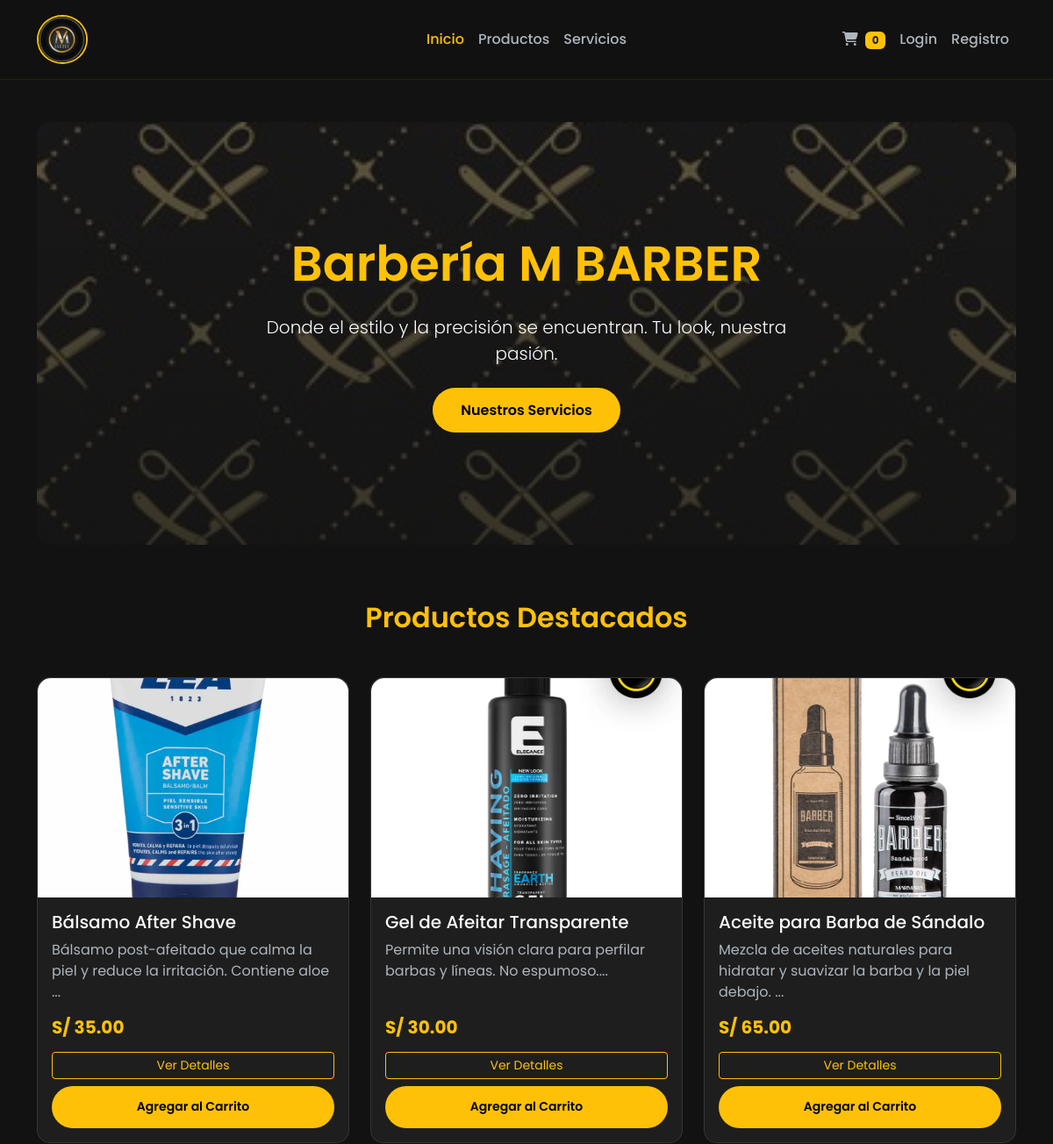
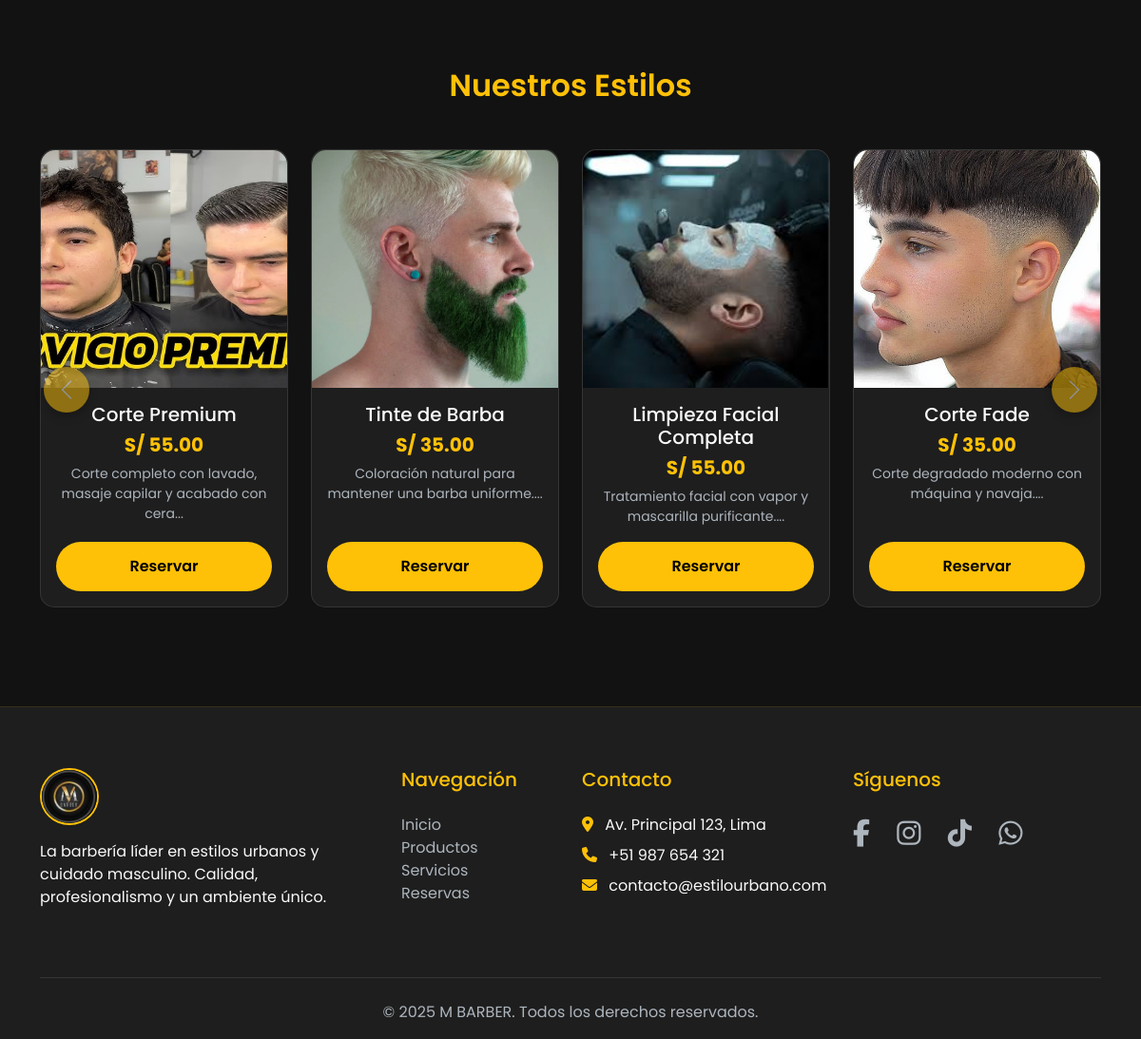
The page /pages/inicio.php on the database its author committed (2 pictures, top to bottom).
### tables this page shows
CREATE TABLE `productos` (
  `IdProductos` int(11) NOT NULL,
  `NombreProductos` varchar(200) NOT NULL,
  `DescripcionProductos` text NOT NULL,
  `PrecioProductos` decimal(10,2) NOT NULL,
  `StockProductos` int(11) NOT NULL DEFAULT 0,
  `IdCategorias` int(11) NOT NULL,
  `ActivoProductos` tinyint(1) NOT NULL DEFAULT 1
);

CREATE TABLE `imagenes` (
  `IdImagen` int(11) NOT NULL,
  `Tipo` enum('servicio','producto','barbero') NOT NULL,
  `IdRelacionado` int(11) NOT NULL,
  `RutaImagen` varchar(255) NOT NULL
);

CREATE TABLE `servicios` (
  `IdServicios` int(11) NOT NULL,
  `TipoServicios` varchar(100) DEFAULT NULL,
  `PrecioServicios` decimal(18,2) NOT NULL,
  `DescripcionServicios` text DEFAULT NULL,
  `DuracionMinutos` int(10) NOT NULL,
  `ActivoServicios` tinyint(1) NOT NULL DEFAULT 1
);

### includes/functions.php (called while the page is built, shortened)
<?php
function isLoggedIn() {
    return isset($_SESSION['user_type']) && $_SESSION['user_type'] === 'cliente';
}
function getCart() {
    return $_SESSION['cart'] ?? [];
}
?>

### pages/inicio.php (the view, shortened to what this page needs)
<?php
require_once '../includes/functions.php';
include '../includes/header.php';
?>
<div class="hero-section">
    <div class="container">
        <h1 class="display-4">Barbería M BARBER</h1>
        <p class="lead">Donde el estilo y la precisión se encuentran. Tu look, nuestra pasión.</p>
        <a href="servicios.php" class="btn btn-custom-yellow">Nuestros Servicios</a>
    </div>
</div>
<h2 class="section-title">Productos Destacados</h2>
<div class="row mb-5" id="featuredProductsList">
    <?php
    $stmt = $pdo->query("SELECT * FROM productos WHERE ActivoProductos = 1 AND IdCategorias = 8 ORDER BY RAND() LIMIT 3");
    while ($prod = $stmt->fetch(PDO::FETCH_ASSOC)):
        $stmt_img = $pdo->prepare("SELECT RutaImagen FROM imagenes WHERE Tipo = 'producto' AND IdRelacionado = ?");
        $stmt_img->execute([$prod['IdProductos']]);
        $imagen = $stmt_img->fetchColumn();
        $rutaImagen = $imagen ?: '../assets/images/productos/default.jpg';
    ?>
        <div class="col-lg-4 col-md-6 mb-4">
            <div class="card item-card h-100">
                <img src="<?php echo htmlspecialchars($rutaImagen); ?>" class="card-img-top" alt="<?php echo htmlspecialchars($prod['NombreProductos']); ?>">
                <div class="card-body d-flex flex-column">
                    <h5 class="card-title"><?php echo htmlspecialchars($prod['NombreProductos']); ?></h5>
                    <p class="card-text flex-grow-1"><?php echo htmlspecialchars(substr($prod['DescripcionProductos'], 0, 80)); ?>...</p>
                    <h4 class="price mb-3">S/ <?php echo number_format($prod['PrecioProductos'], 2); ?></h4>
                    <div class="mt-auto d-grid gap-2">
                        <button class="btn btn-outline-warning btn-sm"
                                data-bs-toggle="modal"
                                data-bs-target="#modalProducto"
                                data-id="<?php echo $prod['IdProductos']; ?>"
                                data-nombre="<?php echo htmlspecialchars($prod['NombreProductos']); ?>"
                                data-desc="<?php echo htmlspecialchars($prod['DescripcionProductos']); ?>"
                                data-price="<?php echo $prod['PrecioProductos']; ?>"
                                data-stock="<?php echo $prod['StockProductos']; ?>"
                                data-img="<?php echo htmlspecialchars($rutaImagen); ?>">
                            Ver Detalles
                        </button>
                        <button class="btn btn-custom-yellow btn-sm add-to-cart-ajax" data-product-id="<?php echo $prod['IdProductos']; ?>">
                            Agregar al Carrito
                        </button>
                    </div>
                </div>
            </div>
        </div>
    <?php endwhile; ?>
</div>
<h2 class="section-title mt-5">Nuestros Estilos</h2>
<div id="carouselServicios" class="carousel slide" data-bs-ride="carousel" data-bs-interval="3000">
    <div class="carousel-inner">
        <?php
        $stmt = $pdo->query("SELECT * FROM servicios WHERE ActivoServicios = 1 ORDER BY RAND() LIMIT 12");
        $todosLosServicios = $stmt->fetchAll(PDO::FETCH_ASSOC);
        $gruposDeServicios = array_chunk($todosLosServicios, 4);
        foreach ($gruposDeServicios as $indice => $grupo):
            $activo = ($indice === 0) ? 'active' : '';
        ?>
            <div class="carousel-item <?php echo $activo; ?>">
                <div class="row">
                    <?php foreach ($grupo as $serv):
                        $stmt_img = $pdo->prepare("SELECT RutaImagen FROM imagenes WHERE Tipo = 'servicio' AND IdRelacionado = ?");
                        $stmt_img->execute([$serv['IdServicios']]);
                        $rutaImagen = $stmt_img->fetchColumn() ?: '../assets/images/servicios/default.jpg';
                    ?>
                        <div class="col-lg-3 col-md-6 mb-4">
                            <div class="card item-card h-100 text-center">
                                <img src="<?php echo htmlspecialchars($rutaImagen); ?>" class="card-img-top" alt="<?php echo htmlspecialchars($serv['TipoServicios']); ?>">
                                <div class="card-body d-flex flex-column">
                                    <h5 class="card-title"><?php echo htmlspecialchars($serv['TipoServicios']); ?></h5>
                                    <h4 class="price mb-2">S/ <?php echo number_format($serv['PrecioServicios'], 2); ?></h4>
                                    <p class="card-text small flex-grow-1"><?php echo htmlspecialchars(substr($serv['DescripcionServicios'], 0, 60)); ?>...</p>
                                    <a href="reservas.php?service_id=<?php echo $serv['IdServicios']; ?>" class="btn btn-custom-yellow mt-auto">Reservar</a>
                                </div>
                            </div>
                        </div>
                    <?php endforeach; ?>
                </div>
            </div>
        <?php endforeach; ?>
    </div>
    <button class="carousel-control-prev" type="button" data-bs-target="#carouselServicios" data-bs-slide="prev">
        <span class="carousel-control-prev-icon" aria-hidden="true"></span>
    </button>
    <button class="carousel-control-next" type="button" data-bs-target="#carouselServicios" data-bs-slide="next">
        <span class="carousel-control-next-icon" aria-hidden="true"></span>
    </button>
</div>
<?php include '../includes/footer.php'; ?>

### includes/header.php (shortened to what this page needs)
<?php
$currentPage = basename($_SERVER['PHP_SELF']);
?>
<!DOCTYPE html>
<html lang="es">
<head>
    <link href="https://cdn.jsdelivr.net/npm/bootstrap@5.3.2/dist/css/bootstrap.min.css" rel="stylesheet">
    <link rel="stylesheet" href="https://cdnjs.cloudflare.com/ajax/libs/font-awesome/6.5.2/css/all.min.css">
    <link href="../assets/css/style.css" rel="stylesheet">
</head>
<body>
    <nav class="navbar navbar-expand-lg navbar-dark sticky-top navbar-custom">
        <div class="container">
            <a class="navbar-brand" href="../pages/inicio.php"><img src="../assets/img/logo.jpg" alt="LogoMBarber" style="height: 7vh;"></a>
            <div class="collapse navbar-collapse" id="navbarNav">
                <ul class="navbar-nav mx-auto">
                    <li class="nav-item"><a class="nav-link <?php if ($currentPage == 'inicio.php') echo 'active'; ?>" href="../pages/inicio.php">Inicio</a></li>
                    <li class="nav-item"><a class="nav-link <?php if ($currentPage == 'productos.php') echo 'active'; ?>" href="../pages/productos.php">Productos</a></li>
                    <li class="nav-item"><a class="nav-link <?php if ($currentPage == 'servicios.php') echo 'active'; ?>" href="../pages/servicios.php">Servicios</a></li>
                </ul>
                <ul class="navbar-nav ms-auto align-items-center">
                    <li class="nav-item">
                        <a class="nav-link <?php if ($currentPage == 'carrito.php') echo 'active'; ?>" href="../pages/carrito.php">
                            <i class="fas fa-shopping-cart"></i>
                            <span id="cart-count" class="badge bg-warning text-dark ms-1"><?php echo count(getCart()); ?></span>
                        </a>
                    </li>
                    <?php if (isLoggedIn()): ?>
                        <li class="nav-item dropdown">
                            <a class="nav-link dropdown-toggle <?php if ($currentPage == 'perfil.php') echo 'active'; ?>" href="#" data-bs-toggle="dropdown">
                                <i class="fas fa-user me-1"></i> Hola, <?php echo htmlspecialchars($_SESSION['username']); ?>
                            </a>
                            <ul class="dropdown-menu dropdown-menu-dark">
                                <li><a class="dropdown-item" href="../pages/perfil.php">Mi Perfil</a></li>
                                <li>
                                    <hr class="dropdown-divider">
                                </li>
                                <li><a class="dropdown-item" href="../process/logout.php">Cerrar Sesión</a></li>
                            </ul>
                        </li>
                    <?php else: ?>
                        <li class="nav-item"><a class="nav-link <?php if ($currentPage == 'login.php') echo 'active'; ?>" href="../pages/login.php">Login</a></li>
                        <li class="nav-item"><a class="nav-link <?php if ($currentPage == 'register.php') echo 'active'; ?>" href="../pages/register.php">Registro</a></li>
                    <?php endif; ?>
                </ul>
            </div>
        </div>
    </nav>
    <div class="container mt-5">

### includes/footer.php (shortened to what this page needs)
</div> <footer class="footer-custom">
        <div class="container">
            <div class="row">
                <div class="col-lg-4 mb-4">
                    <img src="../assets/img/logo.jpg" alt="Logo Footer" style="height: 60px; margin-bottom: 1rem;">
                    <p>La barbería líder en estilos urbanos y cuidado masculino. Calidad, profesionalismo y un ambiente único.</p>
                </div>
                <div class="col-lg-2 col-md-6 mb-4">
                    <h5>Navegación</h5>
                    <ul class="list-unstyled footer-links">
                        <li><a href="inicio.php">Inicio</a></li>
                        <li><a href="productos.php">Productos</a></li>
                        <li><a href="servicios.php">Servicios</a></li>
                        <li><a href="reservas.php">Reservas</a></li>
                    </ul>
                </div>
                <div class="col-lg-3 col-md-6 mb-4">
                    <h5>Contacto</h5>
                    <ul class="list-unstyled ">
                        <li class="mb-2"><i class="fas fa-map-marker-alt me-2 text-warning"></i> Av. Principal 123, Lima</li>
                        <li class="mb-2"><i class="fas fa-phone me-2 text-warning"></i> +51 987 654 321</li>
                        <li class="mb-2"><i class="fas fa-envelope me-2 text-warning"></i> contacto@estilourbano.com</li>
                    </ul>
                </div>
                <div class="col-lg-3 mb-4">
                    <h5>Síguenos</h5>
                    <div class="social-icons">
                        <a href="#"><i class="fab fa-facebook-f"></i></a>
                        <a href="#"><i class="fab fa-instagram"></i></a>
                        <a href="#"><i class="fab fa-tiktok"></i></a>
                        <a href="#"><i class="fab fa-whatsapp"></i></a>
                    </div>
                </div>
            </div>
            <div class="copyright">
                &copy; <?php echo date('Y'); ?> M BARBER. Todos los derechos reservados.
            </div>
        </div>
    </footer>
</body>
</html>

### assets/css/style.css (style rules this page uses)
:root { --primary-yellow: #FFC107; --dark-bg: #121212; --light-dark-bg: #1e1e1e; --text-light: #f8f9fa; --text-muted: #adb5bd; }
body { font-family: 'Poppins', sans-serif; background-color: var(--dark-bg); color: var(--text-light); }
.navbar-custom { background-color: rgba(18, 18, 18, 0.85); backdrop-filter: blur(10px); border-bottom: 1px solid rgba(255, 193, 7, 0.1); padding: 0.75rem 0; }
.navbar-custom .navbar-brand img, .footer-custom img { border-radius: 50%; object-fit: cover; border: 2px solid var(--primary-yellow); }
.navbar-custom .nav-link { color: var(--text-muted); font-weight: 500; transition: color 0.3s ease; margin: 0 0.5rem; }
.navbar-custom .nav-link:hover, .navbar-custom .nav-link.active { color: var(--primary-yellow); }
.hero-section { background-image: linear-gradient(rgba(18, 18, 18, 0.6), rgba(18, 18, 18, 0.8)), url('../img/fondo-barberia.png'); background-size: cover; background-position: center; padding: 8rem 0; text-align: center; border-radius: 15px; margin-bottom: 4rem; animation: fadeIn 1s ease-in-out; }
.hero-section h1 { color: var(--primary-yellow); font-weight: 600; font-size: 3.5rem; }
.hero-section .lead { max-width: 600px; margin: 1.5rem auto; }
.btn-custom-yellow { background-color: var(--primary-yellow); border: none; color: #000; font-weight: 600; padding: 0.85rem 2rem; border-radius: 50px; transition: all 0.3s ease; }
.section-title { color: var(--primary-yellow); text-align: center; margin-bottom: 3rem; font-weight: 600; }
.item-card { background-color: var(--light-dark-bg); border: 1px solid rgba(255, 255, 255, 0.1); border-radius: 15px; transition: transform 0.3s ease, box-shadow 0.3s ease; }
.item-card .card-img-top { border-top-left-radius: 15px; border-top-right-radius: 15px; height: 250px; object-fit: cover; }
.item-card .card-title { color: var(--text-light); font-weight: 500; }
.item-card .card-text { color: var(--text-muted); }
.item-card .price { color: var(--primary-yellow); font-weight: bold; font-size: 1.25rem; }
.footer-custom { background-color: var(--light-dark-bg); padding: 4rem 0 1rem 0; margin-top: 5rem; border-top: 1px solid rgba(255, 193, 7, 0.1); }
.footer-custom h5 { color: var(--primary-yellow); margin-bottom: 1.5rem; }
.footer-custom a { color: var(--text-muted); text-decoration: none; transition: color 0.3s ease; }
.footer-custom .copyright { border-top: 1px solid rgba(255, 255, 255, 0.1); padding-top: 1.5rem; margin-top: 2rem; text-align: center; color: var(--text-muted); }
@media (min-width: 992px) { .navbar-custom .container { position: relative; } }
@media (min-width: 992px) { .navbar-custom .navbar-nav.mx-auto { position: absolute; left: 50%; transform: translateX(-50%); } }
#navbarNav .nav-link { text-align: center; margin: 0; align-items: center; }
.footer-custom .social-icons a { color: var(--text-muted); font-size: 1.8rem; margin-right: 1.5rem; transition: color 0.3s ease; }
.carousel-control-prev-icon, .carousel-control-next-icon { background-color: var(--primary-yellow); border-radius: 50%; background-size: 50% 50%; width: 3rem; height: 3rem; box-shadow: 0 4px 10px rgba(0,0,0,0.5); }
.carousel-control-prev { left: -40px; }
.carousel-control-next { right: -40px; }

### pages/inicio.php (style rules this page uses)
.carousel-control-prev-icon, .carousel-control-next-icon { background-color: var(--primary-yellow); border-radius: 50%; background-size: 50% 50%; width: 3rem; height: 3rem; box-shadow: 0 4px 10px rgba(0,0,0,0.5); }
.carousel-control-prev { left: -5%; }
.carousel-control-next { right: -5%; }

### rows shown on the page
productos: imagenes.RutaImagen (picture), NombreProductos "Bálsamo After Shave", DescripcionProductos "Bálsamo post-afeitado que calma la piel y reduce la irritación. Contiene aloe", PrecioProductos "35.00"
productos: imagenes.RutaImagen (picture), NombreProductos "Gel de Afeitar Transparente", DescripcionProductos "Permite una visión clara para perfilar barbas y líneas. No espumoso.", PrecioProductos "30.00"
productos: imagenes.RutaImagen (picture), NombreProductos "Aceite para Barba de Sándalo", DescripcionProductos "Mezcla de aceites naturales para hidratar y suavizar la barba y la piel debajo.", PrecioProductos "65.00"
servicios: imagenes.RutaImagen (picture), TipoServicios "Corte Premium", PrecioServicios "55.00", DescripcionServicios "Corte completo con lavado, masaje capilar y acabado con cera"
servicios: imagenes.RutaImagen (picture), TipoServicios "Tinte de Barba", PrecioServicios "35.00", DescripcionServicios "Coloración natural para mantener una barba uniforme."
servicios: imagenes.RutaImagen (picture), TipoServicios "Limpieza Facial Completa", PrecioServicios "55.00", DescripcionServicios "Tratamiento facial con vapor y mascarilla purificante."
servicios: imagenes.RutaImagen (picture), TipoServicios "Corte Fade", PrecioServicios "35.00", DescripcionServicios "Corte degradado moderno con máquina y navaja."

### other values the page prints
count(getCart()) "0"
